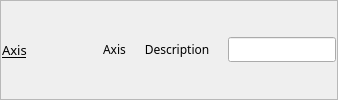
         <widget class="QFrame" name="frame_13">
          <property name="sizePolicy">
           <sizepolicy hsizetype="Preferred" vsizetype="Fixed">
            <horstretch>0</horstretch>
            <verstretch>0</verstretch>
           </sizepolicy>
          </property>
          <property name="minimumSize">
           <size>
            <width>0</width>
            <height>30</height>
           </size>
          </property>
          <property name="frameShape">
           <enum>QFrame::StyledPanel</enum>
          </property>
          <property name="frameShadow">
           <enum>QFrame::Raised</enum>
          </property>
          <layout class="QVBoxLayout" name="verticalLayout_20">
           <property name="spacing">
            <number>1</number>
           </property>
           <property name="margin">
            <number>1</number>
           </property>
           <item>
            <layout class="QHBoxLayout" name="horizontalLayout_20" stretch="1,1,1,1">
             <property name="spacing">
              <number>1</number>
             </property>
             <item>
              <widget class="QLabel" name="label_40">
               <property name="sizePolicy">
                <sizepolicy hsizetype="Fixed" vsizetype="Preferred">
                 <horstretch>0</horstretch>
                 <verstretch>0</verstretch>
                </sizepolicy>
               </property>
               <property name="minimumSize">
                <size>
                 <width>100</width>
                 <height>0</height>
                </size>
               </property>
               <property name="font">
                <font>
                 <family>Abyssinica SIL</family>
                 <pointsize>10</pointsize>
                 <underline>true</underline>
                </font>
               </property>
               <property name="text">
                <string>Axis</string>
               </property>
              </widget>
             </item>
             <item>
              <widget class="QELabel" name="qelabel_4">
               <property name="sizePolicy">
                <sizepolicy hsizetype="Minimum" vsizetype="Fixed">
                 <horstretch>0</horstretch>
                 <verstretch>0</verstretch>
                </sizepolicy>
               </property>
               <property name="minimumSize">
                <size>
                 <width>0</width>
                 <height>0</height>
                </size>
               </property>
               <property name="font">
                <font>
                 <family>Abyssinica SIL</family>
                 <pointsize>9</pointsize>
                </font>
               </property>
               <property name="variable" stdset="0">
                <string>$(DMC)$(M).NAME</string>
               </property>
               <property name="text">
                <string>Axis</string>
               </property>
              </widget>
             </item>
             <item>
              <widget class="QLabel" name="label_15">
               <property name="sizePolicy">
                <sizepolicy hsizetype="Preferred" vsizetype="Preferred">
                 <horstretch>0</horstretch>
                 <verstretch>0</verstretch>
                </sizepolicy>
               </property>
               <property name="minimumSize">
                <size>
                 <width>100</width>
                 <height>0</height>
                </size>
               </property>
               <property name="font">
                <font>
                 <family>Abyssinica SIL</family>
                 <pointsize>9</pointsize>
                </font>
               </property>
               <property name="text">
                <string>Description</string>
               </property>
               <property name="alignment">
                <set>Qt::AlignCenter</set>
               </property>
              </widget>
             </item>
             <item>
              <widget class="QELineEdit" name="qelineedit_13">
               <property name="sizePolicy">
                <sizepolicy hsizetype="Minimum" vsizetype="Fixed">
                 <horstretch>0</horstretch>
                 <verstretch>0</verstretch>
                </sizepolicy>
               </property>
               <property name="minimumSize">
                <size>
                 <width>0</width>
                 <height>0</height>
                </size>
               </property>
               <property name="font">
                <font>
                 <family>Abyssinica SIL</family>
                 <pointsize>9</pointsize>
                </font>
               </property>
               <property name="variable" stdset="0">
                <string>$(DMC)$(M).DESC</string>
               </property>
              </widget>
             </item>
            </layout>
           </item>
          </layout>
         </widget>
